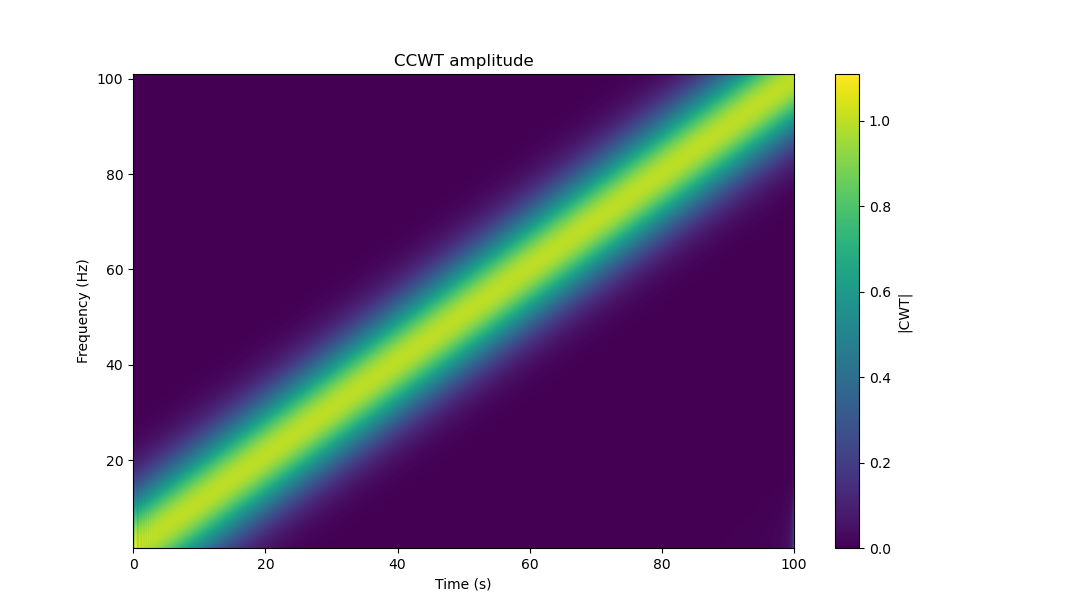

This figure's Python source:
import ccwt
import numpy as np
import matplotlib.pyplot as plt
import time

# -----------------------------
# 1) 生成和你一样的 chirp 信号
# -----------------------------
fs = 1000
n = fs * 100  # 100 seconds
ts = np.arange(n, dtype=np.float64)

signal = np.sin(2*np.pi*((1+(20*ts)/n)*(ts/fs))).astype(np.float32)

# f0/f1/fn：你原来的设置（单位 Hz）
f0 = 1
f1 = 101
fn = 200

# -----------------------------
# 2) CCWT 参数：height/width/padding/thread_count
# -----------------------------
height = fn              # 频率bin数量（类似你的 fn）
width  = n               # 输出时间bin数量（=n 会很大；想省内存可改小，如 4096）
padding = 0              # 可加 padding 减少首尾“环绕影响”
thread_count = 1         # 可改成 os.cpu_count() 测多线程

# -----------------------------
# 3) Hz -> CCWT 归一化频率单位
#    CCWT 的 frequency_offset / frequency_range 与 width 绑定：
#    归一化频率 u = f(Hz) * width / fs  （等价于：整段信号里有多少个周期）
# -----------------------------
u0 = f0 * width / fs
u1 = f1 * width / fs
frequency_offset = u0
frequency_range  = (u1 - u0)

# 生成频带（线性频带：frequency_basis=0.0 默认就是线性）
frequency_band = ccwt.frequency_band(
    height,
    frequency_range,
    frequency_offset
)

# -----------------------------
# 4) 计算：FFT -> CWT数值输出（不渲染PNG）
# -----------------------------
#t0 = time.perf_counter()
F = ccwt.fft(signal, padding, thread_count)  # ccwt.fft(input_signal, padding, thread_count) :contentReference[oaicite:2]{index=2}
#t1 = time.perf_counter()

#t2 = time.perf_counter()
out = ccwt.numeric_output(F, frequency_band, width, padding, thread_count)  # :contentReference[oaicite:3]{index=3}
#t3 = time.perf_counter()

# print(f"FFT time: {t1-t0:.3f} s")
# print(f"CCWT numeric_output time: {t3-t2:.3f} s")
# print("out shape:", out.shape)

# -----------------------------
# 5) 生成“类似 fCWT 返回的 freqs”用于画图（单位 Hz）
#    frequency_band[:,0] 是 CCWT 频率坐标（归一化单位），换成 Hz：
#    f_hz = u * fs / width
# -----------------------------
freqs_hz = frequency_band[:, 0] * fs / width

# -----------------------------
# 6) 可视化（幅值谱）
# -----------------------------
plt.figure(figsize=(10, 4))
# plt.imshow(
#     np.abs(out),
#     aspect="auto",
#     origin="lower",
#     extent=[0, n/fs, freqs_hz[0], freqs_hz[-1]]
# )
# plt.xlabel("Time (s)")
# plt.ylabel("Frequency (Hz)")
# plt.title("CCWT amplitude")
# plt.colorbar(label="|CWT|")
# plt.tight_layout()
# plt.show()

img = np.abs(out)
freqs_hz = frequency_band[:, 0] * fs / width  # 你之前的换算

# 如果 freqs 是降序，就反过来（并同步翻转图像行）
if freqs_hz[0] > freqs_hz[-1]:
    freqs_hz = freqs_hz[::-1]
    img = img[::-1, :]

plt.imshow(img, aspect="auto", origin="lower",
           extent=[0, n/fs, freqs_hz[0], freqs_hz[-1]])
plt.xlabel("Time (s)")
plt.ylabel("Frequency (Hz)")
plt.title("CCWT amplitude")
plt.colorbar(label="|CWT|")
plt.show()
